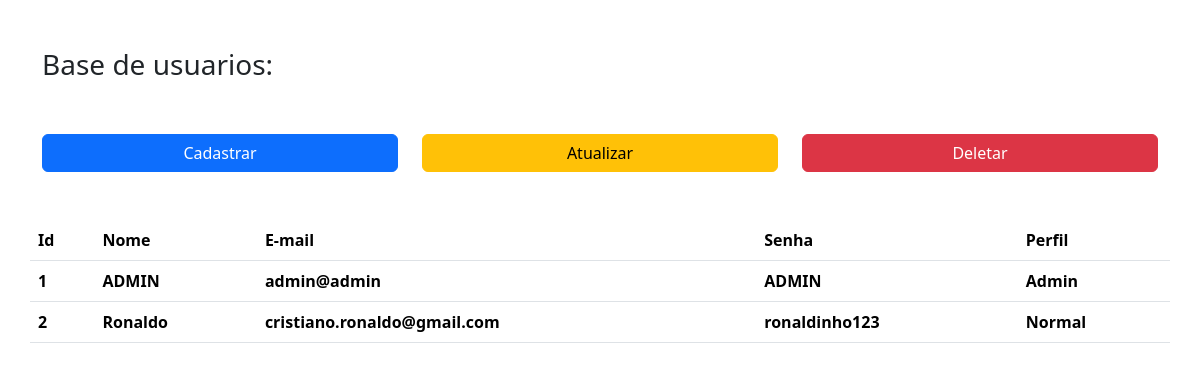
The app's page /admin, older data.
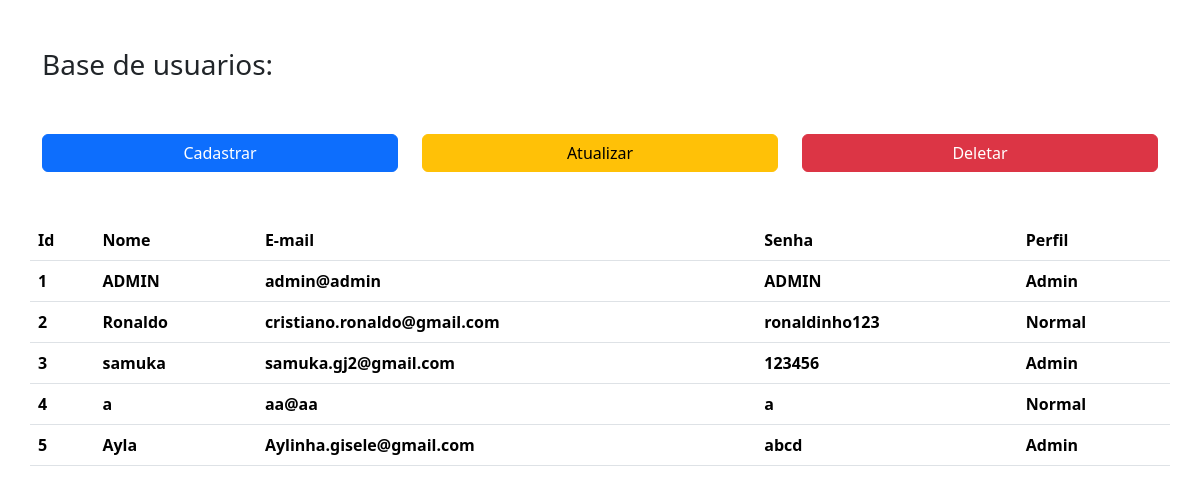
The same page, newer data.
### app/models/tabelas.py (models this page shows, shortened)
class User(db.Model):
    id = db.Column(db.Integer, primary_key=True, autoincrement=True)
    nome = db.Column(db.String)
    senha = db.Column(db.String)
    email = db.Column(db.String, unique=True)
    admin = db.Column(db.Integer)

### app/controllers/default.py (the view)
@app.route('/admin')
def admin():
     users = User.query.all()
     return render_template('admin.html', users = users)

### app/templates/admin.html (shortened to what this page needs)
{%extends 'base.html'%}
{%block conteudo%}
<div class="container">
    <h3 class="mb-5 mt-5">Base de usuarios:</h3>
    <div class="text-center">
        <div class="row">
            <div class="col-md-4 col-sm-12 mt-1">
                <div class="d-grid gap-2">
                    <button type="button" class="btn btn-primary" data-bs-toggle="offcanvas"
                    data-bs-target="#offcanvas-cadastro" aria-controls="offcanvas-cadastro">Cadastrar</button>
                </div>
            </div>
            <div class="col-md-4 col-sm-12 mt-1">
                <div class="d-grid gap-2">
                    <button type="button" class="btn btn-warning"
                    data-bs-toggle="modal" data-bs-target="#modal-atualizar">Atualizar</button>
                </div>
            </div>
            <div class="col-md-4 col-sm-12 mt-1">
                <div class="d-grid gap-2">
                    <button type="button" class="btn btn-danger"
                    data-bs-toggle="modal" data-bs-target="#modal-delete"">Deletar</button>
                </div>
            </div>
        </div>
    </div>
    <div class="row mt-5">
        <table class="table table-hover table-responsive">
            <thead>
                <tr>
                    <th scope="col">Id</th>
                    <th scope="col">Nome</th>
                    <th scope="col">E-mail</th>
                    <th scope="col">Senha</th>
                    <th scope="col">Perfil</th>
                </tr>
            </thead>
            <tbody>
                {% for e in users %}
                <tr>
                    <th scope="row">
                        <label class="form-check-label">{{e.id}}</label>
                    </th>
                    <th scope="row">
                        <label class="form-check-label">{{e.nome}}</label>
                    </th>
                    <th scope="row">
                        <label class="form-check-label">{{e.email}}</label>
                    </th>
                    <th scope="row">
                        <label class="form-check-label">{{e.senha}}</label>
                    </th>
                    <th scope="row">
                        <label class="form-check-label">
                            {% if e.admin == 1 %}
                                Admin
                                {% else %}
                                Normal
                            {% endif %}
                        </label>
                    </th>
                </tr>
                {% endfor %}
            </tbody>
        </table>
    </div>
</div>
{%endblock%}

Row changes from the older to the newer data that the page shows:
added User: id "3", nome "samuka", email "samuka.gj2@gmail.com", senha "123456", admin "Admin"
added User: id "4", nome "a", email "aa@aa", senha "a", admin "Normal"
added User: id "5", nome "Ayla", email "Aylinha.gisele@gmail.com", senha "abcd", admin "Admin"
